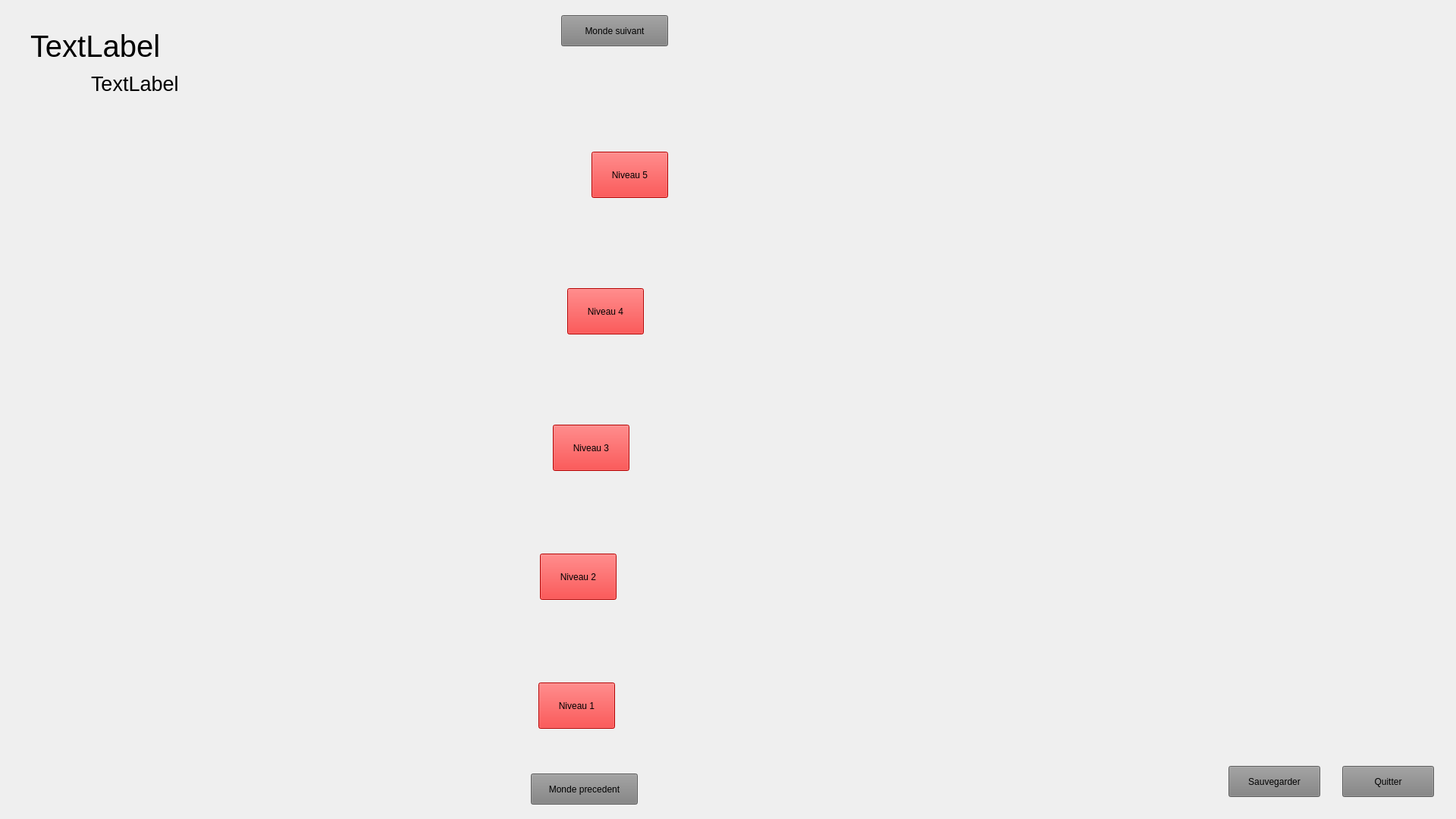
<?xml version="1.0" encoding="UTF-8"?>
<ui version="4.0">
 <class>saison_2</class>
 <widget class="QWidget" name="saison_2">
  <property name="geometry">
   <rect>
    <x>0</x>
    <y>0</y>
    <width>1920</width>
    <height>1080</height>
   </rect>
  </property>
  <property name="windowTitle">
   <string>Form</string>
  </property>
  <property name="styleSheet">
   <string notr="true">QWidget#saison_2{
	background-image: url(:/img/automne.png);
    background-repeat: no-repeat;
    background-position: center;
    background-attachment: fixed;
    background-size: cover;
}
QPushButton{
	background-color: red;
}

QPushButton#sais_suiv{
	background-color: grey;
}
QPushButton#sais_prec{
	background-color: grey;
}
QPushButton#save{
	background-color: grey;
}
QPushButton#quit{
	background-color: grey;
}</string>
  </property>
  <widget class="QLabel" name="e_1_1">
   <property name="geometry">
    <rect>
     <x>637</x>
     <y>840</y>
     <width>51</width>
     <height>51</height>
    </rect>
   </property>
   <property name="text">
    <string/>
   </property>
   <property name="pixmap">
    <pixmap resource="ressource.qrc">:/img/star.png</pixmap>
   </property>
  </widget>
  <widget class="QPushButton" name="niv_1">
   <property name="geometry">
    <rect>
     <x>710</x>
     <y>900</y>
     <width>101</width>
     <height>61</height>
    </rect>
   </property>
   <property name="text">
    <string>Niveau 1</string>
   </property>
  </widget>
  <widget class="QLabel" name="e_1_2">
   <property name="geometry">
    <rect>
     <x>688</x>
     <y>840</y>
     <width>51</width>
     <height>51</height>
    </rect>
   </property>
   <property name="text">
    <string/>
   </property>
   <property name="pixmap">
    <pixmap resource="ressource.qrc">:/img/star.png</pixmap>
   </property>
  </widget>
  <widget class="QLabel" name="e_1_3">
   <property name="geometry">
    <rect>
     <x>739</x>
     <y>840</y>
     <width>51</width>
     <height>51</height>
    </rect>
   </property>
   <property name="text">
    <string/>
   </property>
   <property name="pixmap">
    <pixmap resource="ressource.qrc">:/img/star.png</pixmap>
   </property>
  </widget>
  <widget class="QLabel" name="e_1_5">
   <property name="geometry">
    <rect>
     <x>841</x>
     <y>840</y>
     <width>51</width>
     <height>51</height>
    </rect>
   </property>
   <property name="text">
    <string/>
   </property>
   <property name="pixmap">
    <pixmap resource="ressource.qrc">:/img/star.png</pixmap>
   </property>
  </widget>
  <widget class="QLabel" name="e_1_4">
   <property name="geometry">
    <rect>
     <x>790</x>
     <y>840</y>
     <width>51</width>
     <height>51</height>
    </rect>
   </property>
   <property name="text">
    <string/>
   </property>
   <property name="pixmap">
    <pixmap resource="ressource.qrc">:/img/star.png</pixmap>
   </property>
  </widget>
  <widget class="QPushButton" name="niv_2">
   <property name="geometry">
    <rect>
     <x>712</x>
     <y>730</y>
     <width>101</width>
     <height>61</height>
    </rect>
   </property>
   <property name="text">
    <string>Niveau 2</string>
   </property>
  </widget>
  <widget class="QLabel" name="e_2_1">
   <property name="geometry">
    <rect>
     <x>638</x>
     <y>670</y>
     <width>51</width>
     <height>51</height>
    </rect>
   </property>
   <property name="text">
    <string/>
   </property>
   <property name="pixmap">
    <pixmap resource="ressource.qrc">:/img/star.png</pixmap>
   </property>
  </widget>
  <widget class="QLabel" name="e_2_4">
   <property name="geometry">
    <rect>
     <x>791</x>
     <y>670</y>
     <width>51</width>
     <height>51</height>
    </rect>
   </property>
   <property name="text">
    <string/>
   </property>
   <property name="pixmap">
    <pixmap resource="ressource.qrc">:/img/star.png</pixmap>
   </property>
  </widget>
  <widget class="QLabel" name="e_2_5">
   <property name="geometry">
    <rect>
     <x>842</x>
     <y>670</y>
     <width>51</width>
     <height>51</height>
    </rect>
   </property>
   <property name="text">
    <string/>
   </property>
   <property name="pixmap">
    <pixmap resource="ressource.qrc">:/img/star.png</pixmap>
   </property>
  </widget>
  <widget class="QLabel" name="e_2_2">
   <property name="geometry">
    <rect>
     <x>689</x>
     <y>670</y>
     <width>51</width>
     <height>51</height>
    </rect>
   </property>
   <property name="text">
    <string/>
   </property>
   <property name="pixmap">
    <pixmap resource="ressource.qrc">:/img/star.png</pixmap>
   </property>
  </widget>
  <widget class="QLabel" name="e_2_3">
   <property name="geometry">
    <rect>
     <x>740</x>
     <y>670</y>
     <width>51</width>
     <height>51</height>
    </rect>
   </property>
   <property name="text">
    <string/>
   </property>
   <property name="pixmap">
    <pixmap resource="ressource.qrc">:/img/star.png</pixmap>
   </property>
  </widget>
  <widget class="QPushButton" name="niv_3">
   <property name="geometry">
    <rect>
     <x>729</x>
     <y>560</y>
     <width>101</width>
     <height>61</height>
    </rect>
   </property>
   <property name="text">
    <string>Niveau 3</string>
   </property>
  </widget>
  <widget class="QLabel" name="e_3_2">
   <property name="geometry">
    <rect>
     <x>699</x>
     <y>500</y>
     <width>51</width>
     <height>51</height>
    </rect>
   </property>
   <property name="text">
    <string/>
   </property>
   <property name="pixmap">
    <pixmap resource="ressource.qrc">:/img/star.png</pixmap>
   </property>
  </widget>
  <widget class="QLabel" name="e_3_5">
   <property name="geometry">
    <rect>
     <x>852</x>
     <y>500</y>
     <width>51</width>
     <height>51</height>
    </rect>
   </property>
   <property name="text">
    <string/>
   </property>
   <property name="pixmap">
    <pixmap resource="ressource.qrc">:/img/star.png</pixmap>
   </property>
  </widget>
  <widget class="QLabel" name="e_3_4">
   <property name="geometry">
    <rect>
     <x>801</x>
     <y>500</y>
     <width>51</width>
     <height>51</height>
    </rect>
   </property>
   <property name="text">
    <string/>
   </property>
   <property name="pixmap">
    <pixmap resource="ressource.qrc">:/img/star.png</pixmap>
   </property>
  </widget>
  <widget class="QLabel" name="e_3_1">
   <property name="geometry">
    <rect>
     <x>648</x>
     <y>500</y>
     <width>51</width>
     <height>51</height>
    </rect>
   </property>
   <property name="text">
    <string/>
   </property>
   <property name="pixmap">
    <pixmap resource="ressource.qrc">:/img/star.png</pixmap>
   </property>
  </widget>
  <widget class="QLabel" name="e_3_3">
   <property name="geometry">
    <rect>
     <x>750</x>
     <y>500</y>
     <width>51</width>
     <height>51</height>
    </rect>
   </property>
   <property name="text">
    <string/>
   </property>
   <property name="pixmap">
    <pixmap resource="ressource.qrc">:/img/star.png</pixmap>
   </property>
  </widget>
  <widget class="QLabel" name="e_4_1">
   <property name="geometry">
    <rect>
     <x>667</x>
     <y>320</y>
     <width>51</width>
     <height>51</height>
    </rect>
   </property>
   <property name="text">
    <string/>
   </property>
   <property name="pixmap">
    <pixmap resource="ressource.qrc">:/img/star.png</pixmap>
   </property>
  </widget>
  <widget class="QLabel" name="e_4_5">
   <property name="geometry">
    <rect>
     <x>871</x>
     <y>320</y>
     <width>51</width>
     <height>51</height>
    </rect>
   </property>
   <property name="text">
    <string/>
   </property>
   <property name="pixmap">
    <pixmap resource="ressource.qrc">:/img/star.png</pixmap>
   </property>
  </widget>
  <widget class="QLabel" name="e_4_2">
   <property name="geometry">
    <rect>
     <x>718</x>
     <y>320</y>
     <width>51</width>
     <height>51</height>
    </rect>
   </property>
   <property name="text">
    <string/>
   </property>
   <property name="pixmap">
    <pixmap resource="ressource.qrc">:/img/star.png</pixmap>
   </property>
  </widget>
  <widget class="QLabel" name="e_4_3">
   <property name="geometry">
    <rect>
     <x>769</x>
     <y>320</y>
     <width>51</width>
     <height>51</height>
    </rect>
   </property>
   <property name="text">
    <string/>
   </property>
   <property name="pixmap">
    <pixmap resource="ressource.qrc">:/img/star.png</pixmap>
   </property>
  </widget>
  <widget class="QPushButton" name="niv_4">
   <property name="enabled">
    <bool>true</bool>
   </property>
   <property name="geometry">
    <rect>
     <x>748</x>
     <y>380</y>
     <width>101</width>
     <height>61</height>
    </rect>
   </property>
   <property name="text">
    <string>Niveau 4</string>
   </property>
  </widget>
  <widget class="QLabel" name="e_4_4">
   <property name="geometry">
    <rect>
     <x>820</x>
     <y>320</y>
     <width>51</width>
     <height>51</height>
    </rect>
   </property>
   <property name="text">
    <string/>
   </property>
   <property name="pixmap">
    <pixmap resource="ressource.qrc">:/img/star.png</pixmap>
   </property>
  </widget>
  <widget class="QLabel" name="e_5_2">
   <property name="geometry">
    <rect>
     <x>750</x>
     <y>140</y>
     <width>51</width>
     <height>51</height>
    </rect>
   </property>
   <property name="text">
    <string/>
   </property>
   <property name="pixmap">
    <pixmap resource="ressource.qrc">:/img/star.png</pixmap>
   </property>
  </widget>
  <widget class="QLabel" name="e_5_5">
   <property name="geometry">
    <rect>
     <x>903</x>
     <y>140</y>
     <width>51</width>
     <height>51</height>
    </rect>
   </property>
   <property name="text">
    <string/>
   </property>
   <property name="pixmap">
    <pixmap resource="ressource.qrc">:/img/star.png</pixmap>
   </property>
  </widget>
  <widget class="QLabel" name="e_5_1">
   <property name="geometry">
    <rect>
     <x>699</x>
     <y>140</y>
     <width>51</width>
     <height>51</height>
    </rect>
   </property>
   <property name="text">
    <string/>
   </property>
   <property name="pixmap">
    <pixmap resource="ressource.qrc">:/img/star.png</pixmap>
   </property>
  </widget>
  <widget class="QLabel" name="e_5_4">
   <property name="geometry">
    <rect>
     <x>852</x>
     <y>140</y>
     <width>51</width>
     <height>51</height>
    </rect>
   </property>
   <property name="text">
    <string/>
   </property>
   <property name="pixmap">
    <pixmap resource="ressource.qrc">:/img/star.png</pixmap>
   </property>
  </widget>
  <widget class="QLabel" name="e_5_3">
   <property name="geometry">
    <rect>
     <x>801</x>
     <y>140</y>
     <width>51</width>
     <height>51</height>
    </rect>
   </property>
   <property name="text">
    <string/>
   </property>
   <property name="pixmap">
    <pixmap resource="ressource.qrc">:/img/star.png</pixmap>
   </property>
  </widget>
  <widget class="QPushButton" name="niv_5">
   <property name="geometry">
    <rect>
     <x>780</x>
     <y>200</y>
     <width>101</width>
     <height>61</height>
    </rect>
   </property>
   <property name="text">
    <string>Niveau 5</string>
   </property>
  </widget>
  <widget class="QPushButton" name="sais_suiv">
   <property name="geometry">
    <rect>
     <x>740</x>
     <y>20</y>
     <width>141</width>
     <height>41</height>
    </rect>
   </property>
   <property name="text">
    <string>Monde suivant</string>
   </property>
  </widget>
  <widget class="QPushButton" name="sais_prec">
   <property name="geometry">
    <rect>
     <x>700</x>
     <y>1020</y>
     <width>141</width>
     <height>41</height>
    </rect>
   </property>
   <property name="text">
    <string>Monde precedent</string>
   </property>
  </widget>
  <widget class="QPushButton" name="save">
   <property name="geometry">
    <rect>
     <x>1620</x>
     <y>1010</y>
     <width>121</width>
     <height>41</height>
    </rect>
   </property>
   <property name="text">
    <string>Sauvegarder</string>
   </property>
  </widget>
  <widget class="QPushButton" name="quit">
   <property name="geometry">
    <rect>
     <x>1770</x>
     <y>1010</y>
     <width>121</width>
     <height>41</height>
    </rect>
   </property>
   <property name="text">
    <string>Quitter</string>
   </property>
  </widget>
  <widget class="QLabel" name="nbr_e_img">
   <property name="geometry">
    <rect>
     <x>60</x>
     <y>80</y>
     <width>51</width>
     <height>51</height>
    </rect>
   </property>
   <property name="text">
    <string/>
   </property>
   <property name="pixmap">
    <pixmap resource="ressource.qrc">:/img/star.png</pixmap>
   </property>
  </widget>
  <widget class="QLabel" name="nbr_etoile">
   <property name="geometry">
    <rect>
     <x>120</x>
     <y>80</y>
     <width>121</width>
     <height>61</height>
    </rect>
   </property>
   <property name="font">
    <font>
     <pointsize>20</pointsize>
    </font>
   </property>
   <property name="text">
    <string>TextLabel</string>
   </property>
  </widget>
  <widget class="QLabel" name="nom_joueur">
   <property name="geometry">
    <rect>
     <x>40</x>
     <y>20</y>
     <width>371</width>
     <height>81</height>
    </rect>
   </property>
   <property name="font">
    <font>
     <pointsize>30</pointsize>
    </font>
   </property>
   <property name="text">
    <string>TextLabel</string>
   </property>
  </widget>
  <widget class="QLabel" name="label">
   <property name="geometry">
    <rect>
     <x>1590</x>
     <y>270</y>
     <width>151</width>
     <height>121</height>
    </rect>
   </property>
   <property name="text">
    <string/>
   </property>
   <property name="pixmap">
    <pixmap resource="ressource.qrc">:/img/petit-helper.png</pixmap>
   </property>
  </widget>
 </widget>
 <resources>
  <include location="ressource.qrc"/>
  <include location="../venv/Lib/site-packages/qt5_applications/Qt/bin/ressource.qrc"/>
 </resources>
 <connections/>
</ui>
